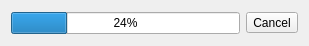
<?xml version="1.0" encoding="UTF-8"?>
<ui version="4.0">
 <class>CancellableQProgressBar</class>
 <widget class="QWidget" name="CancellableQProgressBar">
  <property name="geometry">
   <rect>
    <x>0</x>
    <y>0</y>
    <width>309</width>
    <height>46</height>
   </rect>
  </property>
  <property name="windowTitle">
   <string>Form</string>
  </property>
  <layout class="QVBoxLayout" name="verticalLayout">
   <item>
    <layout class="QHBoxLayout" name="horizontalLayout">
     <item>
      <widget class="QProgressBar" name="progressBar">
       <property name="maximum">
        <number>98</number>
       </property>
       <property name="value">
        <number>24</number>
       </property>
      </widget>
     </item>
     <item>
      <widget class="QToolButton" name="cancelButton">
       <property name="toolTip">
        <string>Cancel</string>
       </property>
       <property name="statusTip">
        <string>Cancels the process</string>
       </property>
       <property name="whatsThis">
        <string>Cancels the process</string>
       </property>
       <property name="text">
        <string>Cancel</string>
       </property>
       <property name="icon">
        <iconset theme="dialog-cancel"/>
       </property>
      </widget>
     </item>
    </layout>
   </item>
  </layout>
 </widget>
 <resources/>
 <connections/>
</ui>
